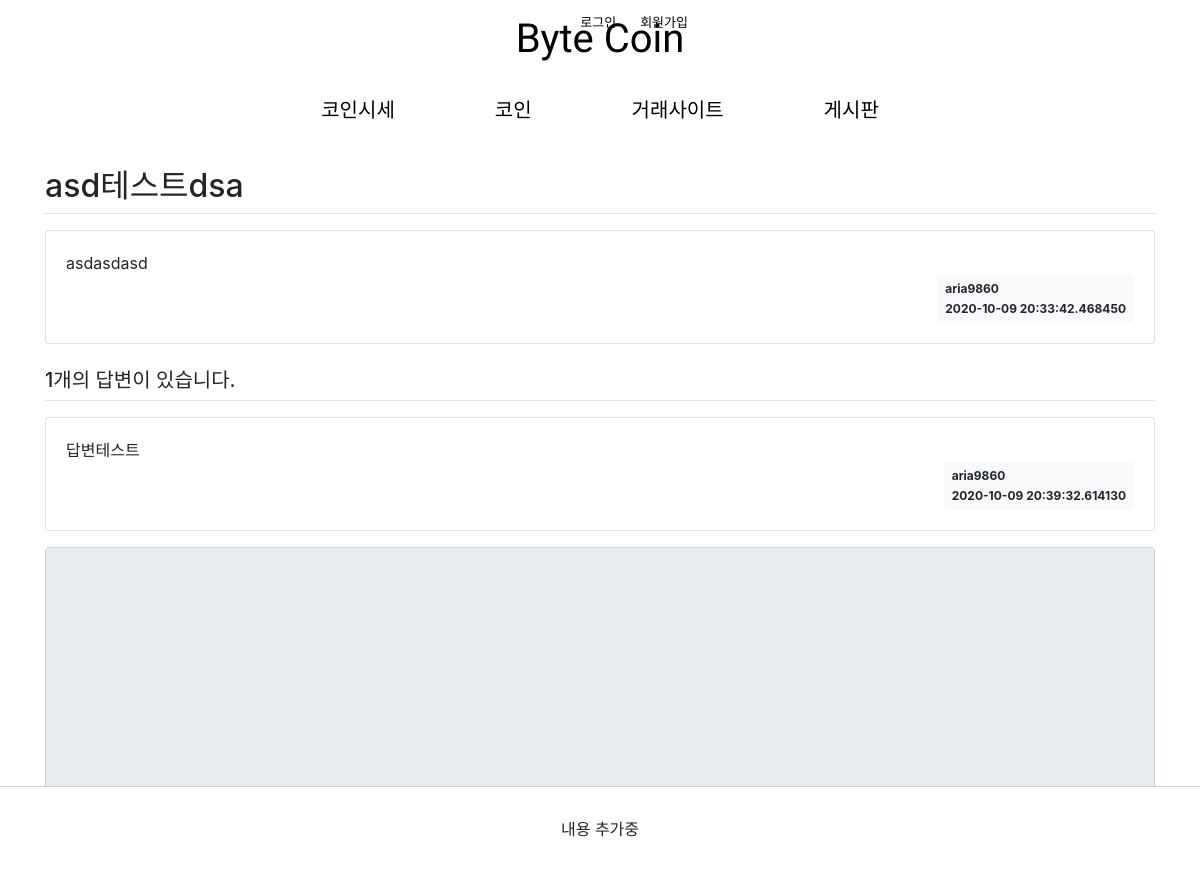
The app's page /question/detail/1/ with its own data.
### pybo/models.py (models this page shows)
class Question(db.Model):
    id = db.Column(db.Integer, primary_key=True)
    subject = db.Column(db.String(200),nullable =False)
    content = db.Column(db.Text(), nullable=False)
    create_date = db.Column(db.DateTime(),nullable =False)
    user_id = db.Column(db.Integer, db.ForeignKey('user.id', ondelete='CASCADE'), nullable=False)
    user = db.relationship('User', backref=db.backref('question_set'))

class User(db.Model):
    id = db.Column(db.Integer, primary_key=True)
    username = db.Column(db.String(150), unique=True, nullable=False)
    password = db.Column(db.String(200), nullable=False)
    email = db.Column(db.String(120), unique=True, nullable=False)

class Answer(db.Model):
    id = db.Column(db.Integer, primary_key=True)
    question_id = db.Column(db.Integer, db.ForeignKey('question.id',ondelete='CASCADE'))
    question = db.relationship('Question', backref=db.backref('answer_set'))
    content = db.Column(db.Text(), nullable=False)
    create_date = db.Column(db.DateTime(), nullable=False)
    user_id = db.Column(db.Integer, db.ForeignKey('user.id', ondelete='CASCADE'), nullable=False)
    user = db.relationship('User', backref=db.backref('answer_set'))

### pybo/views/question_views.py (the view)
@bp.route('/detail/<int:question_id>/')
def detail(question_id):
    form = AnswerForm()
    question = Question.query.get_or_404(question_id)
    return render_template('question/question_detail.html', question=question, form=form)

### pybo/form.py
class AnswerForm(FlaskForm):
    content = TextAreaField('내용',validators=[DataRequired('내용을 입력해주세요 !')])

### pybo/views/sign_views.py (called while the page is built)
@bp.before_app_request
def load_logged_in_user():
    user_id = session.get('user_id')
    if user_id is None:
        g.user = None
    else:
        g.user = User.query.get(user_id)

### pybo/templates/question/question_detail.html (shortened to what this page needs)
{% extends 'nav_base.html' %}
{% block content %}
<div class="container my-3">
    <h2 class="border-bottom py-2">{{ question.subject }}</h2>
    <div class="card my-3">
        <div class="card-body">
            <div class="card-text" style="white-space: pre-line;">{{ question.content }}</div>
            <div class="d-flex justify-content-end">
                <div class="badge badge-light p-2 text-left">
                 <div class="mb-2">{{ question.user.username }}</div>
                 <div>{{ question.create_date }}</div>
                </div>
            </div>
        </div>
    </div>
    <h5 class="border-bottom my-3 py-2">{{ question.answer_set|length }}개의 답변이 있습니다.</h5>
    {% for answer in question.answer_set %}
    <div class="card my-3">
        <div class="card-body">
            <div class="card-text" style="white-space: pre-line;">{{ answer.content }}</div>
            <div class="d-flex justify-content-end">
                <div class="badge badge-light p-2 text-left">
                    <div class="mb-2">{{ answer.user.username }}</div>
                    <div>{{ answer.create_date }}</div>
                </div>
            </div>
        </div>
    </div>
    {% endfor %}
    <form action="{{ url_for('answer.create', question_id=question.id) }}" method="post" class="my-3">
        <div class="form-group">
            <textarea {% if not g.user %}disabled{% endif %}
                    name="content" id="content" class="form-control" rows="10"></textarea>
        </div>
    </form>
</div>
{% endblock %}

### pybo/static/base_style.css (style rules this page uses)
html, body, div, span, applet, object, iframe, h1, h2, h3, h4, h5, h6, p, blockquote, pre, a, abbr, acronym, address, big, cite, code, del, dfn, em, img, ins, kbd, q, s, samp, small, strike, strong, sub, sup, tt, var, b, u, i, center, dl, dt, dd, ol, ul, li, fieldset, form, label, legend, table, caption, tbody, tfoot, thead, tr, th, td, article, aside, canvas, details, embed, figure, figcaption, footer, header, hgroup, menu, nav, output, ruby, section, summary, time, mark, audio, video { margin: 0; padding: 0; border: 0; font-size: 100%; font: inherit; vertical-align: baseline; }
body { line-height: 1; }

### pybo/static/nav.css (style rules this page uses)
body { margin: 0; }

### records on screen
Question: subject "asd테스트dsa", content "asdasdasd", create_date "2020-10-09 20:33:42.468450"
User: user.username "aria9860"
Answer: content "답변테스트", user.username "aria9860", create_date "2020-10-09 20:39:32.614130"

### other values on screen
{{ question.answer_set|length }} "1"
